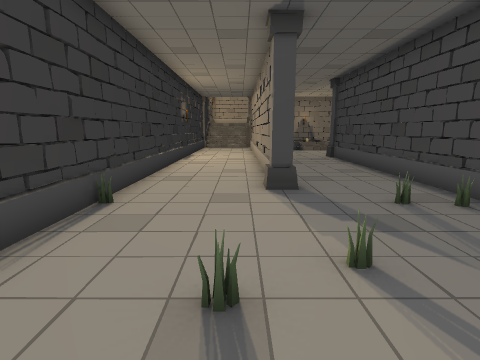
View 1 (above)

18 first-person views from a walk through a scene from a Unity 3-D project. The camera is 1.4 m above the floor, tilts 10° down and sees 80° across. The floor is counted in squares, 1 m on a side. Each view is taken from the middle of a square. On the plan, view 1 faces up. The plan holds only what a view shows up to about 14 squares ahead; the rest is blank. The place goes on beyond the plan.

View 2
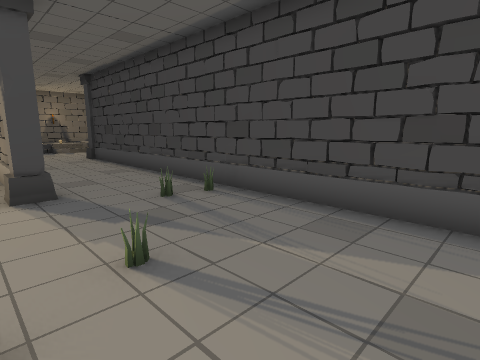

View 3
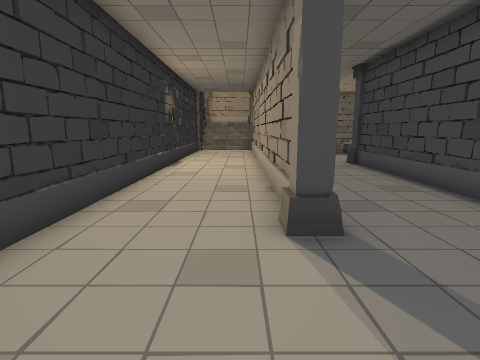

View 4
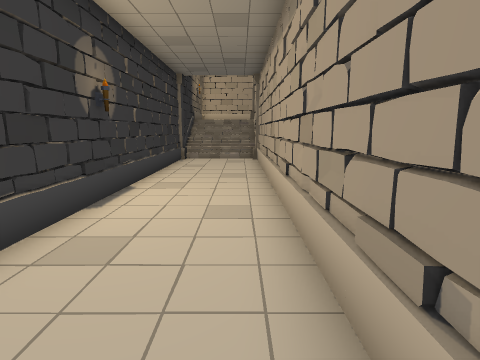

View 5
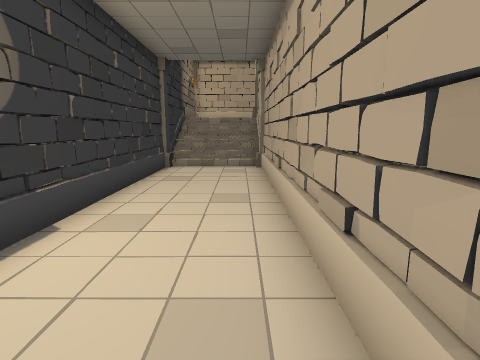

View 6
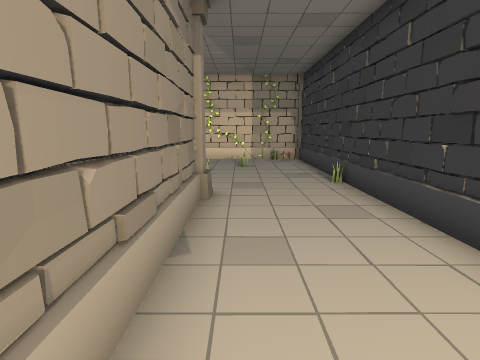

View 7
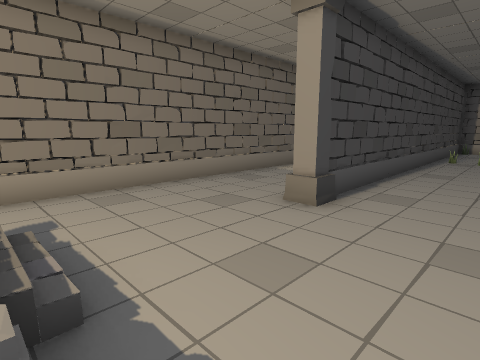

View 8
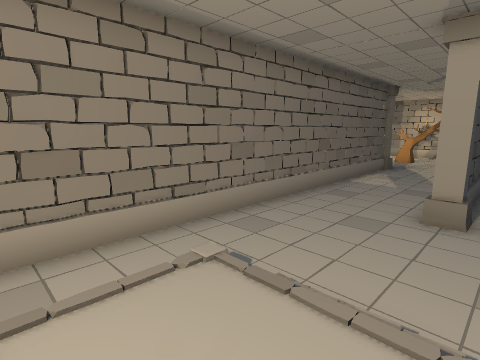

View 9
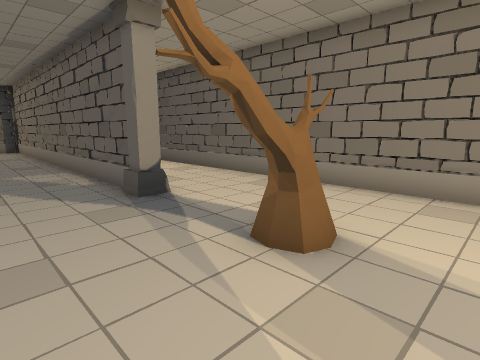

View 10
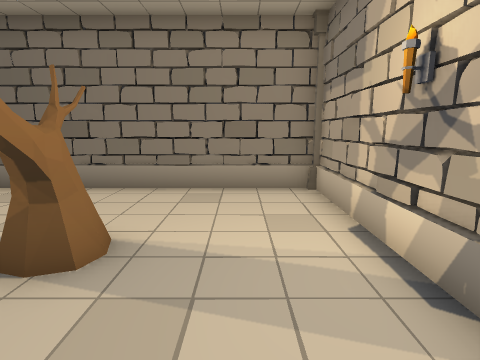

View 11
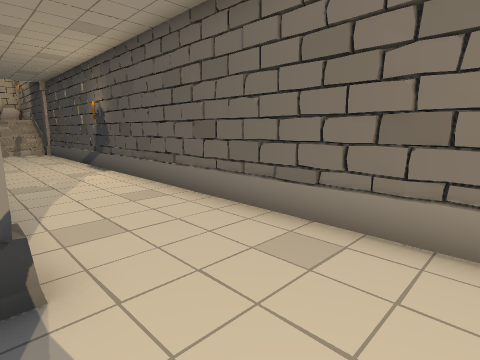

View 12
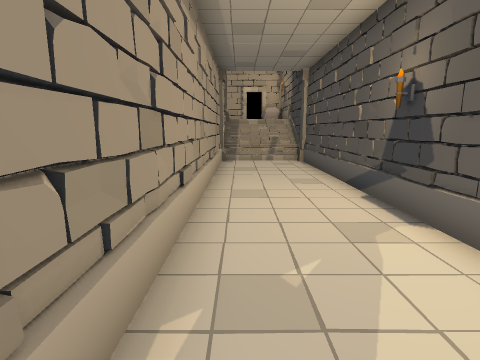

View 13
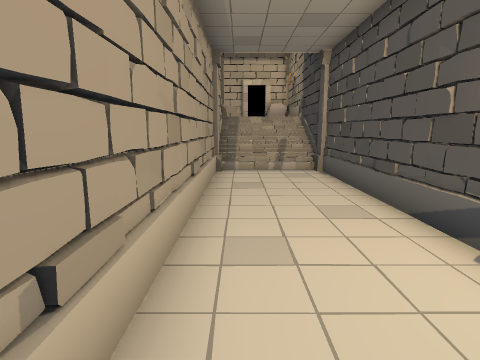

View 14
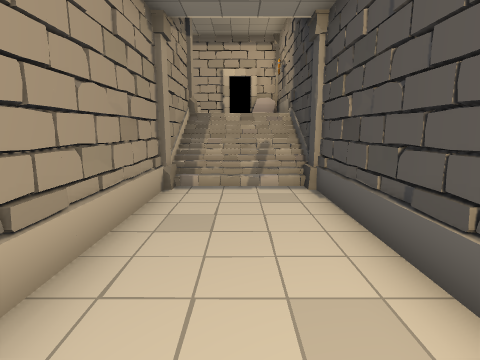

View 15
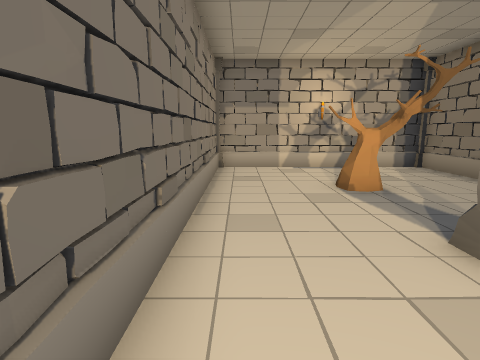

View 16
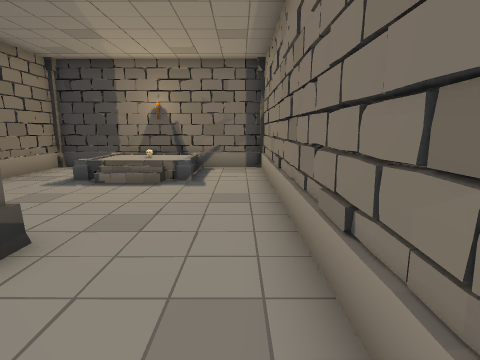

View 17
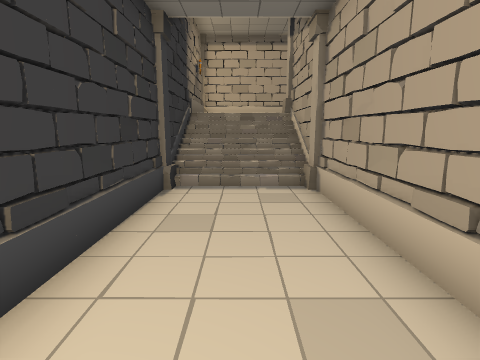

View 18
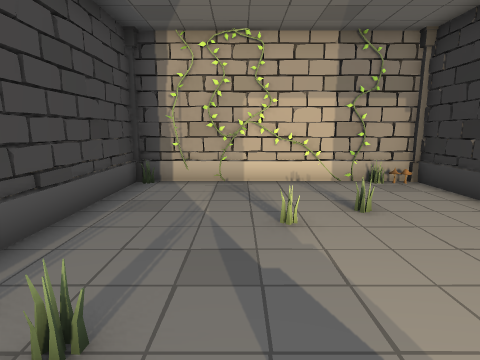

### Floor plan
Key: @ floor where view 1 was taken; # wall or solid block; . main floor; : floor 0.5 m higher than the main floor; + floor 1 m higher than the main floor; / step, stairs or slope; C column; T tree; O other object.
Columns run from 3 left of view 1 to 13 right of it. Each row starts with its distance up from view 1.
 27 #   #       #   #
 26 #   #       #   #
 25 #+//#       #+//#
 24 #///#       #///#
 23 C///C#######C///C
 22 #...#..:::..#...#
 21 #...#..:::..#...#
 20 #...#..///..#...#
 19 #...#.......#...#
 18 #...#.......#...#
 17 #...#.......#...#
 16 #...#.......#...#
 15 #...#...C...#...#
 14 #...#...#...#...#
 13 #...#...#...#...#
 12 #...#...#...#...#
 11 #...#...#...#...#
 10 #...#...#...#...#
  9 #...#...# ..#...#
  8 #...#...# ..#...#
  7 #...C...#...C...#
  6 #.......#.......#
  5 #.......#.......#
  4 #.......#.......#
  3 #.......#..TT...#
  2 #.......#.......#
  1 #.......#.......#
  0 #O.@...##.......#
 -1 #################

Positions as (right, up) in squares from view 1, and headings:
1: (0, 0), facing up
2: (0, 0), facing up-right
3: (0, 3), facing up
4: (0, 9), facing up
5: (0, 12), facing up
6: (0, 13), facing down
7: (2, 20), facing down-right
8: (4, 22), facing down-right
9: (6, 1), facing up-right
10: (6, 1), facing right
11: (9, 4), facing up-right
12: (10, 10), facing up
13: (10, 13), facing up
14: (11, 16), facing up
15: (12, 10), facing down
16: (8, 12), facing up
17: (-1, 16), facing up
18: (2, 7), facing down
